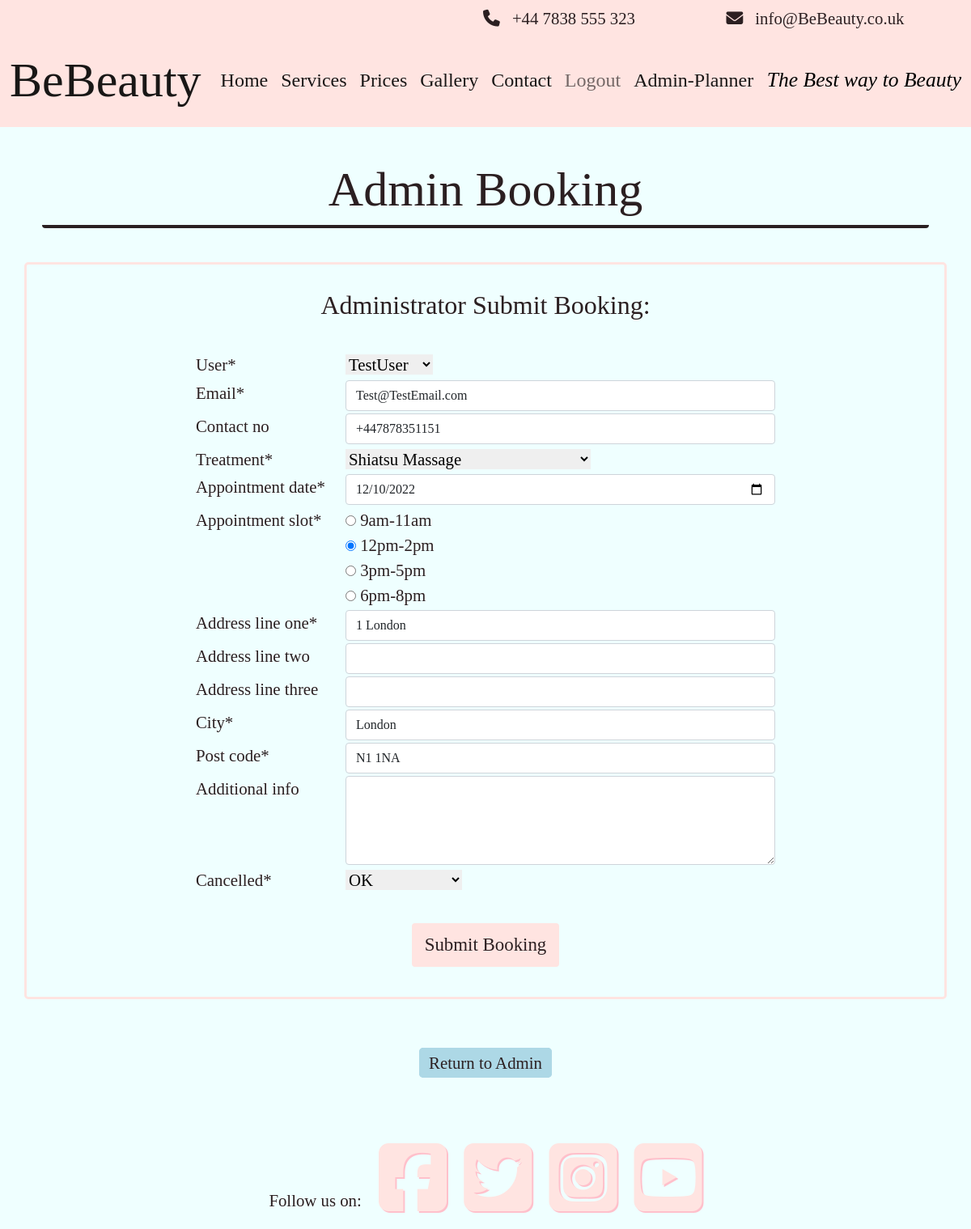
Screenshot of /booking-admin/13/edit (signed in) with the database file from the repository.
### booking/models.py (models this page shows, shortened)
class Booking(models.Model):
    booking_id = models.BigAutoField(primary_key=True, unique=True)
    user = models.ForeignKey(
        User, on_delete=models.CASCADE,
        related_name="User")
    contact_no = PhoneNumberField(region="GB", null=False, blank=False)
    email = models.EmailField()
    treatment = models.ForeignKey(
        Treatment, on_delete=models.CASCADE,
        related_name="Treatment_Name"
        )
    booking_time = models.DateField(auto_now=True)
    appointment_date = models.DateField()
    appointment_slot = models.IntegerField(choices=TIMESLOTS)
    address_line_one = models.CharField(max_length=60)
    address_line_two = models.CharField(max_length=60, blank=True)
    address_line_three = models.CharField(max_length=60, blank=True)
    city = models.CharField(max_length=20)
    post_code = models.CharField(max_length=10)
    additional_info = models.TextField(max_length=300, blank=True)
    cancelled = models.IntegerField(choices=APPOINTMENT_STATUS, default=0)
    class Meta:
        ordering = ['appointment_date', 'appointment_slot']
        constraints = [
            models.UniqueConstraint(
                fields=['appointment_date', 'appointment_slot'],
                name='unique_booking')
        ]

### booking/views.py (the view, shortened to what this page needs)
class AdminEditBookingView(SuccessMessageMixin, UpdateView,
                           edit.ModelFormMixin):
    template_name = 'admin_booking_form.html'
    form_class = AdminBookingForm
    model = Booking
    success_message = 'Your booking details has been updated.'
    success_url = reverse_lazy("admin-bookings")

### booking/forms.py (called while the page is built)
    @property
    def helper(self):
        helper = FormHelper()
        helper.layout = Layout()
        for field in self.Meta().fields:
            helper.layout.append(
                Field(field, wrapper_class='row'),
            )
        helper.field_class = 'col-sm-9'
        helper.label_class = 'col-sm-3'
        helper.layout.append(HTML('<br>'))
        helper.layout.append(HTML('<div class="col-sm-12 form-group">'))
        helper.layout.append(HTML('<div class="text-center">'))
        helper.layout.append(
            Submit(
                'submit',
                'Submit Booking',
                css_class='pag-page-btn center-button'
            )
        )
        helper.layout.append(HTML('</div>'))
        helper.layout.append(HTML('</div>'))
        return helper

### treatment/models.py (called while the page is built)
    def __str__(self):
        return f"{self.treatment_name}"

### templates/admin_booking_form.html (shortened to what this page needs)
{% extends "base.html" %}
{% load static %}
{% load crispy_forms_tags %}
{% block content %}
{% if user.is_authenticated and user.is_staff %}
<br>
<div class="container">
    <div class="box-wrap">
        <h1 class="center-text title-font smaller-sub-title">Admin Booking</h1>
    </div>
</div>
<br>
<div class="container booking-box">
    <br>
    <div class="container booking-form-font-size">
        <div class="row">
            <div class="col-sm-1 col-md-2"></div>
            <div class="col-lg-8">
                <form method="POST">
                    <div class="text-center">
                        <h2>Administrator Submit Booking:</h2>
                    </div>
                    <br>
                    {% crispy form %}
                </form>
            </div>
            <div class="col-sm-2"></div>
        </div>
        <br>
    </div>
</div>
<br>
<br>
<div class="container g-0">
    <div class="text-center">
        <a class="custom-site-btn btn-remove-blue edit-but" href="{% url 'admin-bookings' %}">Return to Admin</a>
    </div>
</div>
<br>
<br>
{% endif %}
{% endblock %}

### static/css/style.css (style rules this page uses)
* { margin: 0; padding: 0; border: 0; }
body { background-color: #efffff; color: #2b1f21; font-family: 'Zilla Slab', serif; font-size: 1.3em; }
.title-font { font-family: 'Playfair Display', serif; text-align: center; }
.smaller-sub-title { font-size: 5vw; }
.box-wrap { margin: 10px; border-bottom: 4px #2b1f21 solid; border-radius: 4px; }
.btn-remove-blue { -webkit-tap-highlight-color: transparent; color: #2b1f21; text-decoration: none; }
.custom-site-btn { border-radius: 5px; line-height: 1; border: 4px #ffc0cb solid; margin-top: 3px; }
.edit-but { background-color: #add8e6; border: 4px #add8e6 solid; padding: 3px 8px; }
.pag-page-btn { background-color: #ffe4e1; border-radius: 4px; border: 4px #ffe4e1 solid; color: #2b1f21; font-family: 'Zilla Slab', serif; font-size: 1.3rem; margin: 3px 3px; }
.center-button { font-size: 1.1em; }
.booking-box { border: 3px #ffe4e1 solid; border-radius: 5px; }
.row { margin-bottom: 3px; }

### rows the page displays
Booking: user "TestUser", email "Test@TestEmail.com", contact_no "+447878351151", treatment "Shiatsu Massage", appointment_date "12/10/2022", appointment_slot "☐ 9am-11am ☑ 12pm-2pm ☐ 3pm-5pm ☐ 6pm-8pm", address_line_one "1 London", city "London", post_code "N1 1NA", cancelled "OK"
